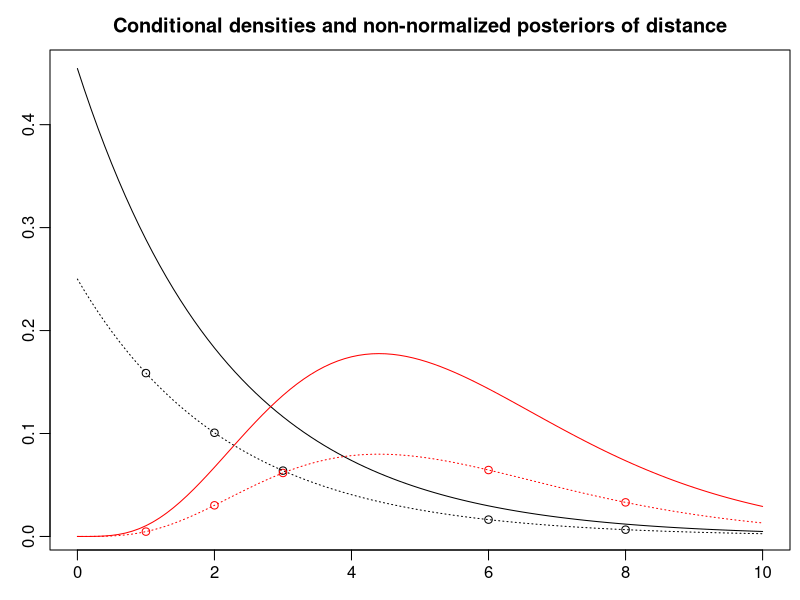
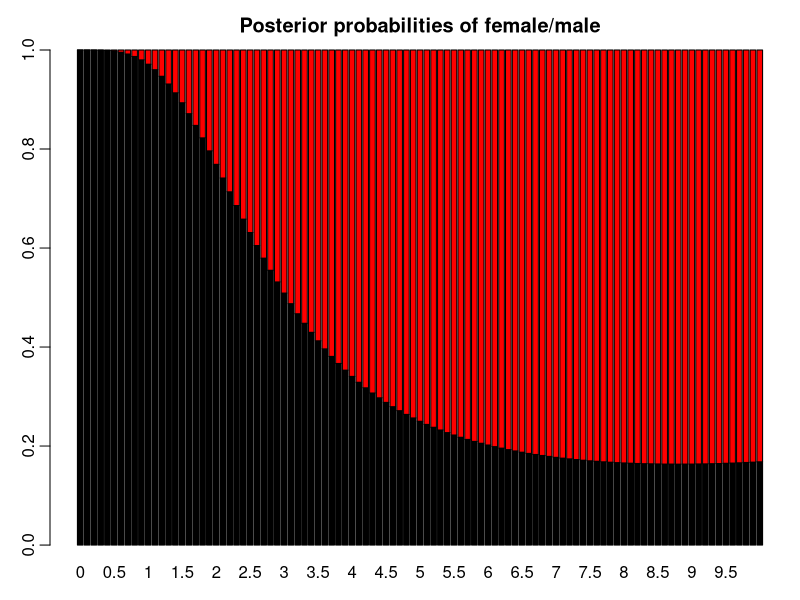

Here is the R script that generated these plots, in order:
## ---- chunk 1
knitr::opts_chunk$set(
  collapse = TRUE,
  comment = "#>",
  fig.width = 7,
  fig.height = 5
)
knitr::opts_knit$set(global.par = TRUE)
pdfplots <- FALSE # default: FALSE; set this to TRUE only if you like pdf figures
## ---- chunk 2
par(mgp = c(1.6, .6, 0), mar = c(2.5, 2.5, 2.5, .5), lwd = 1)
## ---- chunk 3
PrA <- 0.7
PrAC <- 1 - PrA
## ---- chunk 4
PrFA <- 0.01
PrFAC <- 0.05
## ---- chunk 5
N <- 100
y <- 0:6
## ---- chunk 6
PosteriorTheta1Unormalized <- PrFA ^ y * (1 - PrFA) ^ (N - y) * PrA
PosteriorTheta0Unormalized <- PrFAC ^ y * (1 - PrFAC) ^ (N - y) * PrAC
NormalizingConstant <- PosteriorTheta0Unormalized + PosteriorTheta1Unormalized

round(PosteriorTheta1Unormalized / NormalizingConstant, 3)
## ---- chunk 7
round(PosteriorTheta0Unormalized / NormalizingConstant, 3)
## ---- chunk 8
PrA <- 0.5
PrAC <- 1 - PrA
PosteriorTheta1Unormalized <- PrFA ^ y * (1 - PrFA) ^ (N - y) * PrA
PosteriorTheta0Unormalized <- PrFAC ^ y * (1 - PrFAC) ^ (N - y) * PrAC
NormalizingConstant <- PosteriorTheta0Unormalized + PosteriorTheta1Unormalized

round(PosteriorTheta1Unormalized / NormalizingConstant, 3)
## ---- chunk 9
round(PosteriorTheta0Unormalized / NormalizingConstant, 3)
## ---- chunk 10
Prtheta = 0.55
lambda = 1/2.2
alpha = 5
beta = 5/5.5
## ---- chunk 11
if (pdfplots) {
  pdf("bayes-basic-example2.pdf", width = 12, height = 8)
  par(mgp = c(1.6, .6, 0), mar = c(2, 2, 3, .5), lwd = 2)
}
x <- seq(0, 10, 0.1)
plot(x, dexp(x, lambda), type = "l", xlab = "", ylab = "")
title("Conditional densities and non-normalized posteriors of distance")
lines(x, dgamma(x, alpha, beta), col = "red")

y <- c(1, 2, 3, 6, 8)
theta1_y <- dexp(y, lambda) * Prtheta
theta0_y <- dgamma(y, alpha, beta) * (1 - Prtheta)

points(y, theta1_y)
points(y, theta0_y, col = "red")

theta1_y_morepoints <- dexp(x, lambda) * Prtheta
theta0_y_morepoints <- dgamma(x, alpha, beta) * (1 - Prtheta)

lines(x,  theta1_y_morepoints, lty = 3)
lines(x,  theta0_y_morepoints, lty = 3, col = "red")
## ---- chunk 12
female <- theta1_y / (theta0_y + theta1_y)
male <- theta0_y / (theta0_y + theta1_y)
res <- rbind(female, male)
colnames(res) <- y
round(res, 3)
## ---- chunk 13
female_morepoints <- theta1_y_morepoints / (theta0_y_morepoints + theta1_y_morepoints)
male_morepoints <- theta0_y_morepoints / (theta0_y_morepoints + theta1_y_morepoints)
res <- rbind(female_morepoints, male_morepoints)
colnames(res) <- x
barplot(res, main = "Posterior probabilities of female/male", col = c("black", "red"))
